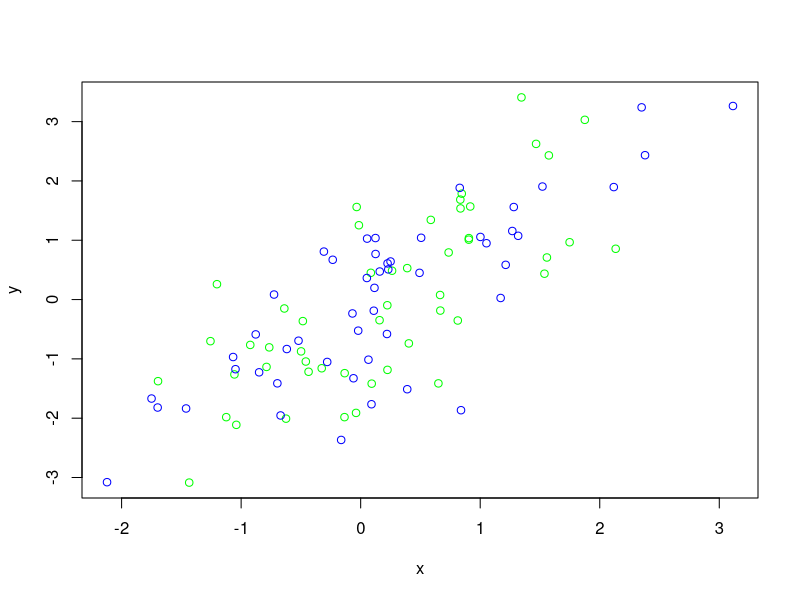

The R script that drew this image:
demo1 <- function() {
  x <- rnorm(100)
  
  # Some defaults
  # main = "Histogram of " xname
  # xlab = "xname
  # ylab = "Frequency"
  hist(x)
}

demo2 <- function() {
  x <- rnorm(100)
  y <- rnorm(100)
  
  # some defaults
  # ylab = yname
  # xlab = xname
  # mar = c(5,4,2,1)
  plot(x,y)
  
  # example("points") to get example of point plotting
}

demo3 <- function() {
  x <- rnorm(1000)
  y <- rnorm(1000)

  plot(x, y, pch = 20)
  
  title('Scatterplot!!!')
  text(-2,-2, "label @ -2,-2")
  legend("topleft", legend="Data", pch=20)
  
  # lm linear model
  fit <- lm(y ~ x)
  abline(fit, lwd=3, col='blue')
}

demo4 <- function() {
  x <- rnorm(1000)
  y <- rnorm(1000)
  
  plot(x, y, pch = 20, xlab='Weight', ylab="Height", main ="Scatterplot")
  legend("topright", legend="Data", pch=20)
  fit <- lm(y~x)
  abline(fit, lwd=3, col="red")
}

demo5 <- function() {
  x <- rnorm(100)
  y <- x + rnorm(100)
  g <- gl(2,50, labels= c('Male', 'Female'))
  
  plot(x,y, type="n")  # type='n' keeps points from rendering
  points(x[g=='Male'], y[g=='Male'], col='green')
  points(x[g=='Female'], y[g=='Female'], col='blue')
}

demo5()